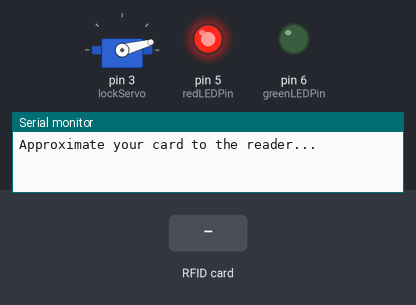
A sketch run on a simulated Arduino Uno, built with avr-gcc and run on an emulated ATmega328P. Shown: servo, output pins drawn as LEDs (lit = HIGH), the last lines printed to the serial monitor. The test bench sets the inputs (shaded band). Pins used as bus, display or sensor lines are not drawn.

Above: at 1.2 s.
1.3 s: RFID card E1 EE 06 1E held to the reader
At 1.9 s:
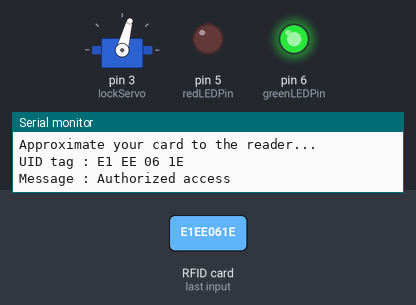
2.8 s: RFID card 5E 7A 19 C4 held to the reader
At 4.88 s:
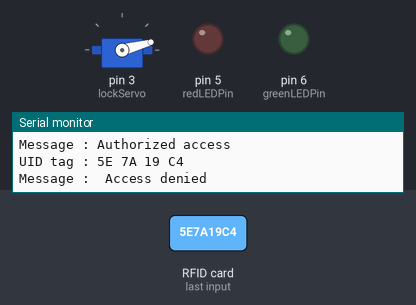
5.8 s: RFID card 30 A0 B6 A5 held to the reader
At 9.2 s:
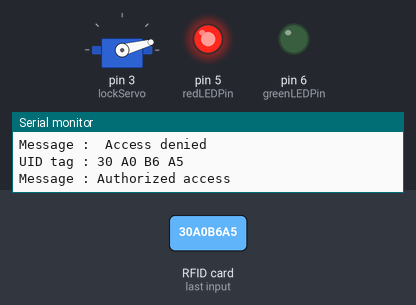
Timing chart, 0 to 10.7 s (numbered marks = the images above; inputs shaded):
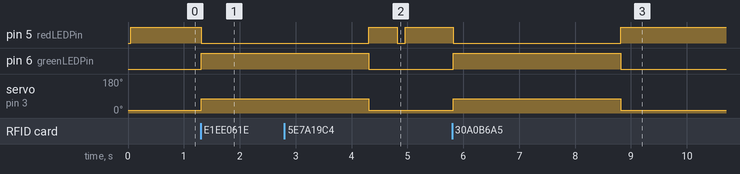

The sketch:

main_v1.ino
```cpp
#include <SPI.h>
#include <MFRC522.h>
#include <Servo.h>

#define SS_PIN 10
#define RST_PIN 9
MFRC522 mfrc522(SS_PIN, RST_PIN);   // Create MFRC522 instance.

Servo lockServo;
int lockPos = 15;
int unlockPos = 75;
bool locked_s = true;

int redLEDPin = 5;
int greenLEDPin = 6;

/***
 *
if (locked_s == true)
    {
      lockServo.write(unlockPos);
      locked_s = false;
    }

    else if (locked_s == false)
    {
      lockServo.write(lockPos);
      locked_s = true;
    }

***/

void Lock()
{
  locked_s = false;

  digitalWrite(redLEDPin, HIGH);
  digitalWrite(greenLEDPin, LOW);

  if (locked_s == false)
  {
    lockServo.write(lockPos);
    locked_s = true;
  }
}

void Unlock()
{
  locked_s = true;

  digitalWrite(redLEDPin, LOW);
  digitalWrite(greenLEDPin, HIGH);

  if (locked_s == true)
  {
    lockServo.write(unlockPos);
    locked_s = false;
  }
}

void QuickFlash(int light)
{
  digitalWrite(light, LOW);
  delay(150);
  digitalWrite(light, HIGH);
  /**
  delay(50);
  digitalWrite(light, LOW);
  delay(50);
  digitalWrite(light, HIGH);
  **/
}

void setup()
{
  pinMode(redLEDPin,OUTPUT);
  pinMode(greenLEDPin,OUTPUT);
  Serial.begin(9600);   // Initiate a serial communication
  SPI.begin();      // Initiate  SPI bus
  mfrc522.PCD_Init();   // Initiate MFRC522

  // Servo init
  lockServo.attach(3);
  lockServo.write(lockPos);

  Serial.println("Approximate your card to the reader...");
  Serial.println();
  Lock();
}
void loop()
{
  // Look for new cards
  if ( ! mfrc522.PICC_IsNewCardPresent())
  {
    return;
  }
  // Select one of the cards
  if ( ! mfrc522.PICC_ReadCardSerial())
  {
    return;
  }
  //Show UID on serial monitor
  Serial.print("UID tag :");
  String content= "";
  byte letter;
  for (byte i = 0; i < mfrc522.uid.size; i++)
  {
     Serial.print(mfrc522.uid.uidByte[i] < 0x10 ? " 0" : " ");
     Serial.print(mfrc522.uid.uidByte[i], HEX);
     content.concat(String(mfrc522.uid.uidByte[i] < 0x10 ? " 0" : " "));
     content.concat(String(mfrc522.uid.uidByte[i], HEX));
  }
  Serial.println();
  Serial.print("Message : ");
  content.toUpperCase();
  if (content.substring(1) == "E1 EE 06 1E" || content.substring(1) == "30 A0 B6 A5") //to find card uid go to the serial moniter, scan your card and copy uid into the section

  {
    Unlock();

    Serial.println("Authorized access");
    Serial.println();
    delay(3000);
    Lock();
  }

 else   {
    Lock();
    Serial.println(" Access denied");
    delay(500);
    QuickFlash(redLEDPin);

  }
}
```

Measured:
- after the input at 1.3 s, pin 5 (redLEDPin): HIGH → LOW at once; pin 6 (greenLEDPin): LOW → HIGH at once; servo on pin 3 (lockServo): 15° → 75° at once
- after the input at 5.8 s, pin 5 (redLEDPin): HIGH → LOW at once, → HIGH 3.0 s later; pin 6 (greenLEDPin): LOW → HIGH at once, → LOW 3.0 s later; servo on pin 3 (lockServo): 15° → 75° at once, → 15° 3.0 s later
